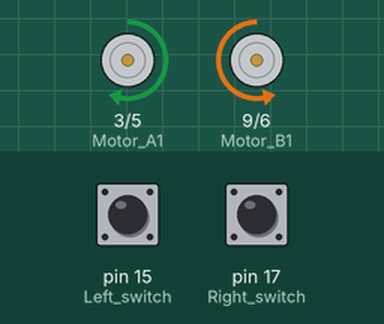
This sketch was run on a simulated Arduino Uno, built with avr-gcc and run on an emulated ATmega328P. Parts: motor-driver pin pairs drawn as motors (green arrow = first pin HIGH = forward, orange = second pin HIGH = backward, longer = more drive). The test bench sets the inputs (shaded band); at power-on: pin 15 (Left_switch) HIGH, pin 17 (Right_switch) HIGH.

Above: at 1.2 s.
1.3 s: pin 15 (Left_switch) pulled LOW for 0.15 s
At 1.6 s:
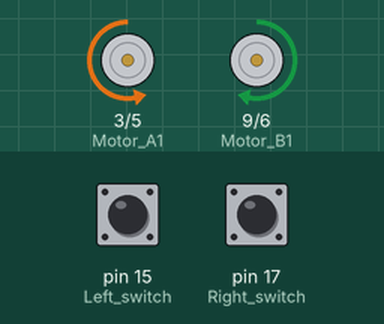
3.7 s: pin 17 (Right_switch) pulled LOW for 1 s
At 4.3 s:
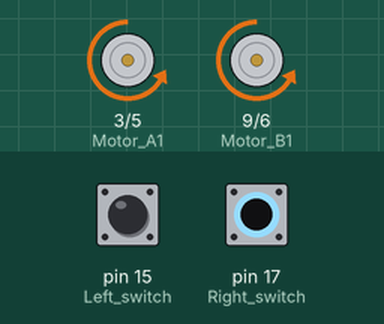
6.8 s: pin 17 (Right_switch) pulled LOW for 3.2 s
At 7.0 s:
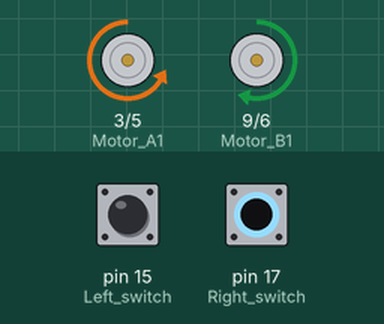
11.5 s: pin 15 (Left_switch) pulled LOW for 1 s
At 12.2 s:
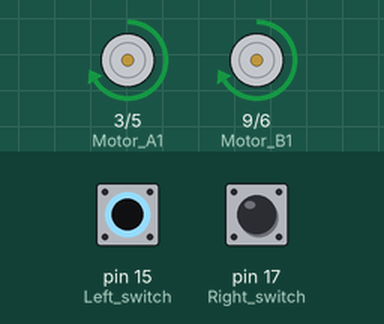
Timing chart, 0 to 14.8 s (numbered marks = the images above; inputs shaded):
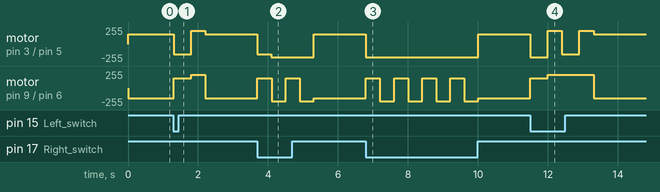

The sketch:

popbotCircles.ino
```cpp
//void setup() {
//  pinMode(3,OUTPUT);  // Motor A1
//  pinMode(5,OUTPUT);  // Motor A2
//  pinMode(6,OUTPUT);  // Motor B2
//  pinMode(9,OUTPUT);  // Motor B1
//  pinMode(2,INPUT);   // Switch Left
//  pinMode(4,INPUT);   // Switch Right
//}

void forward(int lSpeed, int rSpeed) {
  analogWrite(3,lSpeed);
  digitalWrite(5,LOW);
  analogWrite(6,rSpeed);
  digitalWrite(9,LOW);
}

void motorStop() {
  digitalWrite(3,LOW);
  digitalWrite(5,LOW);
  digitalWrite(6,LOW);
  digitalWrite(9,LOW);
}

void backward() {
  digitalWrite(3,LOW);
  digitalWrite(5,HIGH);
  digitalWrite(6,LOW);
  digitalWrite(9,HIGH);
}

//void loop() {
//  forward(50,100);
//  if(digitalRead(4)==0) {
//    motorStop();
//    while(1);
//  }
////  delay(1000);
////  Backward();
////  delay(1000);
//}
```

bumper.ino
```cpp
void setup() {
  pinMode(3,OUTPUT);  // Motor A1
  pinMode(5,OUTPUT);  // Motor A2
  pinMode(6,OUTPUT);  // Motor B2
  pinMode(9,OUTPUT);  // Motor B1

  pinMode(15,INPUT);  // Left switch
  pinMode(17,INPUT);  // Right switch
}

void loop() {
  forward(150);
  if(digitalRead(15)==0) {
    backward(150);delay(500);
    spinRight(200);delay(400);
  }
  if(digitalRead(17)==0) {
    backward(150);delay(400);
    spinLeft(200);delay(400);
  }
}

/*** functions ***/

void forward(int speed) {
  analogWrite(3,speed);
  digitalWrite(5,LOW);
  analogWrite(6,speed);
  digitalWrite(9,LOW);
}

void backward(int speed) {
  analogWrite(5,speed);
  digitalWrite(3,LOW);
  analogWrite(9,speed);
  digitalWrite(6,LOW);
}

void spinLeft(int speed) {
  analogWrite(5,speed);
  digitalWrite(3,LOW);
  analogWrite(6,speed);
  digitalWrite(9,LOW);
}

void spinRight(int speed) {
  analogWrite(3,speed);
  digitalWrite(5,LOW);
  analogWrite(9,speed);
  digitalWrite(6,LOW);
}
```

Measured:
- after the input at 1.3 s, motor on pin 3 (Motor_A1) / pin 5 (Motor_A2): forward 150/255 → backward 150/255 at once, → forward 200/255 0.50 s later, → forward 150/255 0.40 s later; motor on pin 9 (Motor_B1) / pin 6 (Motor_B2): backward 150/255 → forward 150/255 at once, → forward 200/255 0.50 s later, → backward 150/255 0.40 s later
